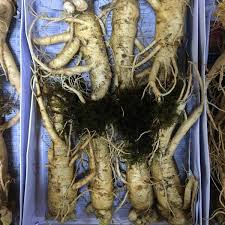
#> input picture sam/samtest/samhanquoc/S-1 (1).jpg, 225 x 225 px
$ python -i HOG.py   (imports and definitions only)   (older library calls are emulated)
#> lines starting #> are read from the running program, lines starting #| are printed output that depends on the picture
import cv2
import os
import numpy as np
from numpy import linalg as la

# [1 line not run here, left out]

def hog(img_gray, cell_size=8, block_size=2, bins=9):
    img = img_gray
    h, w = img.shape  # 128, 64

    # gradient
    xkernel = np.array([[-1, 0, 1]])
    ykernel = np.array([[-1], [0], [1]])
    dx = cv2.filter2D(img, cv2.CV_32F, xkernel)
    dy = cv2.filter2D(img, cv2.CV_32F, ykernel)

    # histogram
    magnitude = np.sqrt(np.square(dx) + np.square(dy))
    orientation = np.arctan(np.divide(dy, dx + 0.00001))  # radian
    orientation = np.degrees(orientation)  # -90 -> 90
    orientation += 90  # 0 -> 180

    num_cell_x = w // cell_size  # 8
    num_cell_y = h // cell_size  # 16
    hist_tensor = np.zeros([num_cell_y, num_cell_x, bins])  # 16 x 8 x 9
    for cx in range(num_cell_x):
        for cy in range(num_cell_y):
            ori = orientation[cy * cell_size:cy * cell_size + cell_size, cx * cell_size:cx * cell_size + cell_size]
            mag = magnitude[cy * cell_size:cy * cell_size + cell_size, cx * cell_size:cx * cell_size + cell_size]
            hist, _ = np.histogram(ori, bins=bins, range=(0, 180), weights=mag)  # 1-D vector, 9 elements
            hist_tensor[cy, cx, :] = hist
        pass
    pass
    # normalization
    redundant_cell = block_size - 1
    feature_tensor = np.zeros(
        [num_cell_y - redundant_cell, num_cell_x - redundant_cell, block_size * block_size * bins])
    for bx in range(num_cell_x - redundant_cell):  # 7
        for by in range(num_cell_y - redundant_cell):  # 15
            by_from = by
            by_to = by + block_size
            bx_from = bx
            bx_to = bx + block_size
            v = hist_tensor[by_from:by_to, bx_from:bx_to, :].flatten()  # to 1-D array (vector)
            feature_tensor[by, bx, :] = v / la.norm(v, 2)
            # avoid NaN:
            if np.isnan(feature_tensor[by, bx, :]).any():  # avoid NaN (zero division)
                feature_tensor[by, bx, :] = v
    return feature_tensor.flatten()  # 3780 features

pathtrainhanquoc = 'E:\SoftMax\sam\samtrain\samhanquoc\S- '
pathtrainngoclinh = 'E:\SoftMax\sam\samtrain\samngoclinh\S- '
pathtesthanquoc = 'E:\SoftMax\sam\samtest\samhanquoc\S-1 ('
pathtestngoclinh = 'E:\SoftMax\sam\samtest\samngoclinh\S- 1 ('
path1 = 'E:\SoftMax\Train\hanquoc\\'
path2 = 'E:\SoftMax\Train\\ngoclinh\\'
path3 = 'E:\SoftMax\Test\hanquoc\\'
path4 = 'E:\SoftMax\Test\\ngoclinh\\'

# Process Tep Train Sam Han Quoc
# [46 lines not run here, left out]

>>> import cv2
>>> picture = cv2.imread('sam/samtest/samhanquoc/S-1 (1).jpg', cv2.IMREAD_GRAYSCALE)
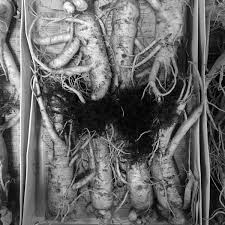
#> picture: shape (225, 225); min 0, max 255, mean 103
>>> result = hog(picture)
#> in hog, `dx = cv2.filter2D(img, cv2.CV_32F, xkernel)`:
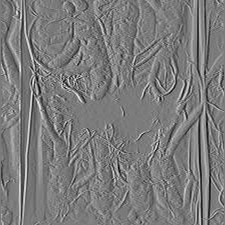
#> dx: shape (225, 225) float32; min -224, max 237, mean -0.4; drawn with min black and max white
#> in hog, `dy = cv2.filter2D(img, cv2.CV_32F, ykernel)`:
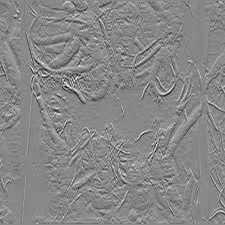
#> dy: shape (225, 225) float32; min -240, max 210, mean -0.5; drawn with min black and max white
#> in hog, `magnitude = np.sqrt(np.square(dx) + np.square(dy))`:
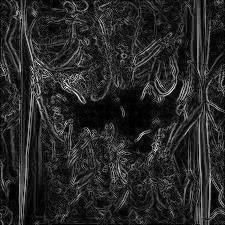
#> magnitude: shape (225, 225) float32; min 0, max 280, mean 44; drawn with min black and max white
#> in hog, `orientation = np.arctan(np.divide(dy, dx + 0.00001))`:
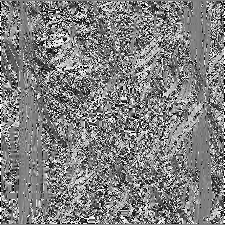
#> orientation: shape (225, 225) float32; min -1.57, max 1.57, mean 0.0088; drawn with min black and max white
#> in hog, `orientation += 90`:
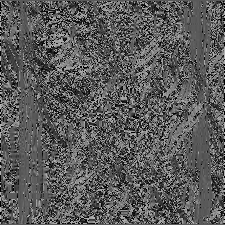
#> orientation: shape (225, 225) float32; min 7.63e-06, max 180, mean 90.5

$ run again, on sam/samtest/samhanquoc/S-1 (10).jpg
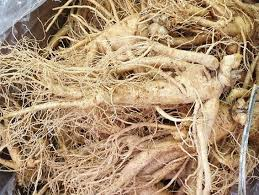
#> input picture sam/samtest/samhanquoc/S-1 (10).jpg, 259 x 195 px
#> in hog, `magnitude = np.sqrt(np.square(dx) + np.square(dy))`:
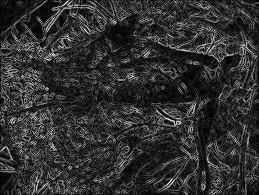
#> magnitude: shape (195, 259) float32; min 0, max 316, mean 60.2; drawn with min black and max white
#> in hog, `orientation += 90`:
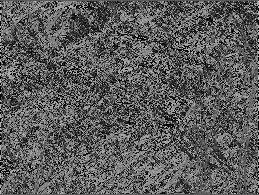
#> orientation: shape (195, 259) float32; min 0, max 180, mean 91.8

$ run again, on sam/samtest/samhanquoc/S-1 (100).jpg
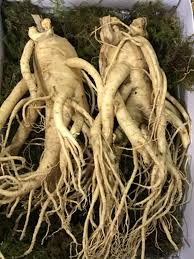
#> input picture sam/samtest/samhanquoc/S-1 (100).jpg, 194 x 259 px
#> in hog, `magnitude = np.sqrt(np.square(dx) + np.square(dy))`:
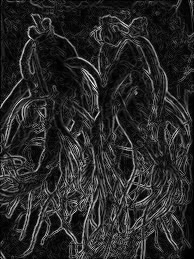
#> magnitude: shape (259, 194) float32; min 0, max 328.2, mean 51.7; drawn with min black and max white
#> in hog, `orientation += 90`:
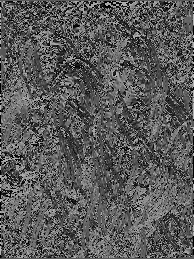
#> orientation: shape (259, 194) float32; min 7.63e-06, max 180, mean 90.1

$ run again, on sam/samtest/samhanquoc/S-1 (11).jpg
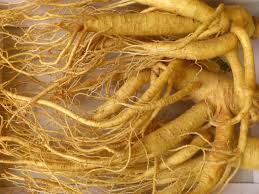
#> input picture sam/samtest/samhanquoc/S-1 (11).jpg, 259 x 194 px
#> in hog, `magnitude = np.sqrt(np.square(dx) + np.square(dy))`:
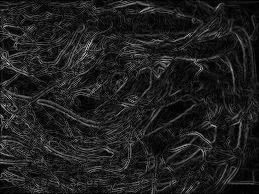
#> magnitude: shape (194, 259) float32; min 0, max 196.2, mean 31.4
#> in hog, `orientation += 90`:
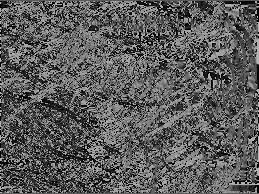
#> orientation: shape (194, 259) float32; min 7.63e-06, max 180, mean 91.7
